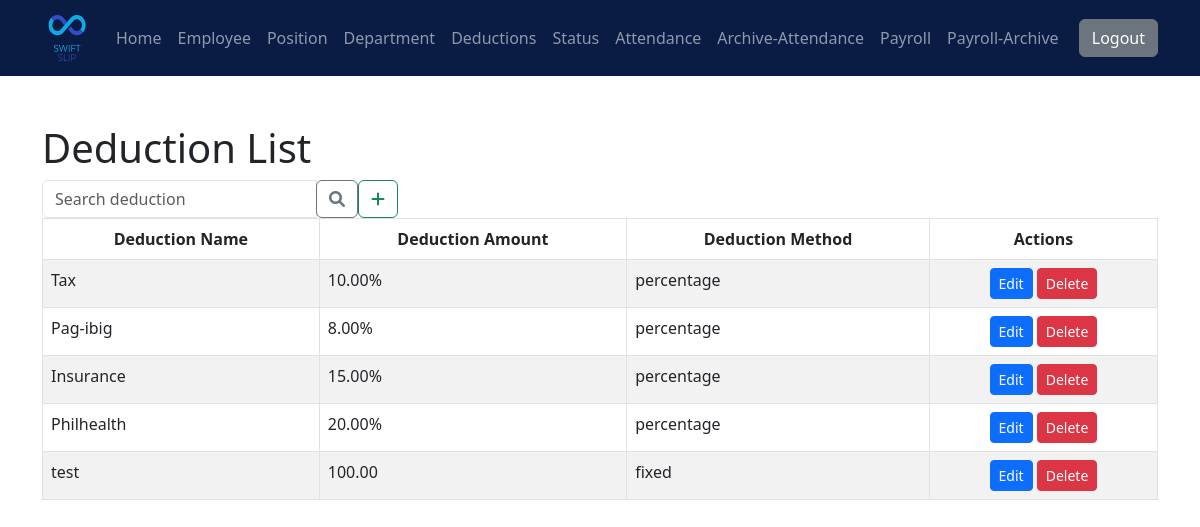
/SwiftPay/deductions/viewdeduction.php (signed in), run on the app's committed database.
### tables this page shows
CREATE TABLE `deductions` (
  `deduction_id` int(11) NOT NULL,
  `deduction_name` varchar(255) DEFAULT NULL,
  `deduction_amount` decimal(10,2) DEFAULT NULL,
  `deduction_method` enum('percentage','fixed') NOT NULL
);

### SwiftPay/deductions/viewdeduction.php (the view, shortened to what this page needs)
<?php
include '../nav/nav_bar.php';
include '../connect.php';
$query = "SELECT * FROM deductions";
$result = mysqli_query($con, $query);
$deductionData = array();
while ($row = mysqli_fetch_assoc($result)) {
    $deductionData[] = $row;
}
?>
<!DOCTYPE html>
<html lang="en">
<head>
    <link rel="stylesheet" href="https://cdnjs.cloudflare.com/ajax/libs/font-awesome/6.0.0-beta3/css/all.min.css">
</head>
<body>
    <div class="container mt-5">
        <div class="row">
            <div class="col-md-9">
                <h1>Deduction List</h1>
            </div>
            <div class="col-md-4">
                <div class="d-flex">
                    <form class="flex-grow-1" method="GET" action="">
                        <div class="input-group">
                            <input type="text" class="form-control" name="search" placeholder="Search deduction"
                                value="<?php echo isset($_GET['search']) ? $_GET['search'] : ''; ?>">
                            <div class="input-group-append">
                                <button class="btn btn-outline-secondary" type="submit">
                                    <i class="fas fa-search"></i>
                                </button>
                            </div>
                        </div>
                    </form>
                    <button class="btn btn-outline-success" data-toggle="modal" data-target="#addModal">
                        <i class="fa-solid fa-plus"></i>
                    </button>
                </div>
            </div>
        </div>
        <table class="table table-striped table-bordered table-hover">
            <thead class="thead-dark text-center">
                <tr>
                    <th>Deduction Name</th>
                    <th>Deduction Amount</th>
                    <th>Deduction Method</th>
                    <th>Actions</th>
                </tr>
            </thead>
            <tbody>
                <?php foreach ($deductionData as $deduction) { ?>
                        <tr>
                            <td>
                                <?php echo $deduction['deduction_name']; ?>
                            </td>
                            <td>
                                <?php
                                if ($deduction['deduction_method'] === 'percentage') {
                                    echo number_format($deduction['deduction_amount'] * 100, 2) . '%';
                                } else {
                                    echo $deduction['deduction_amount'];
                                }
                                ?>
                            </td>
                            <td>
                                <?php echo $deduction['deduction_method']; ?>
                            </td>
                            <td class="text-center">
                                <button class="btn btn-primary btn-sm edit-btn" data-toggle="modal" data-target="#editModal"
                                    data-deduction-id="<?php echo $deduction['deduction_id']; ?>"
                                    data-deduction-name="<?php echo $deduction['deduction_name']; ?>"
                                    data-deduction-amount="<?php echo $deduction['deduction_amount']; ?>"
                                    data-deduction-method="<?php echo $deduction['deduction_method']; ?>">
                                    Edit
                                </button>
                                <a href="delete_deduction.php?deduction_id=<?php echo $deduction['deduction_id']; ?>"
                                    class="btn btn-danger btn-sm"
                                    onclick="return confirm('Are you sure you want to delete this record?')">Delete</a>
                            </td>
                        </tr>
                    <?php } ?>
            </tbody>
        </table>
    </div>
</body>
</html>

### data on the page
deductions: deduction_name "Tax", $deduction['deduction_amount']*100 "10.00", deduction_method "percentage"
deductions: deduction_name "Pag-ibig", $deduction['deduction_amount']*100 "8.00", deduction_method "percentage"
deductions: deduction_name "Insurance", $deduction['deduction_amount']*100 "15.00", deduction_method "percentage"
deductions: deduction_name "Philhealth", $deduction['deduction_amount']*100 "20.00", deduction_method "percentage"
deductions: deduction_name "test", deduction_amount "100.00", deduction_method "fixed"
